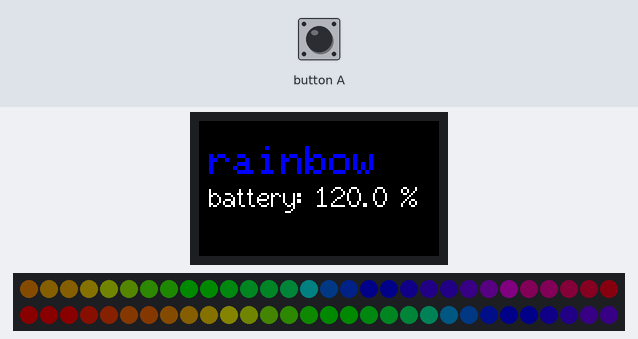
A program run on a simulated ESP32. Parts: 240×135 colour display, 60 RGB LEDs in strip order, left to right, continuing on the next row. The inputs (shaded band) are chosen by the test bench. Dim RGB values are drawn brighter than linear.

Above: at 1.4 s.
1.5 s: button A pressed for 0.15 s
At 2.3 s:
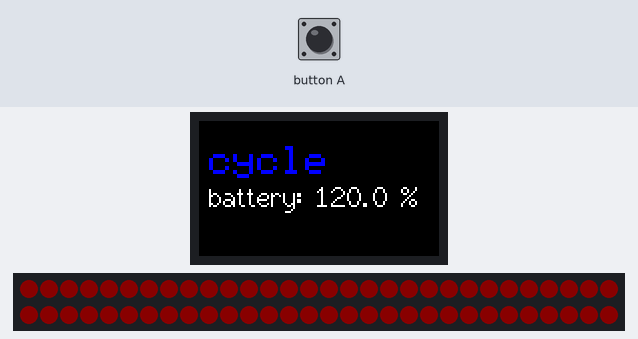
4.6 s: button A pressed for 3.2 s
At 6.1 s:
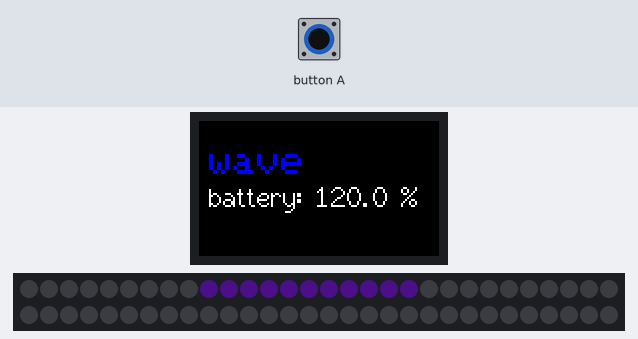
9.3 s: button A pressed for 1 s
At 10.38 s:
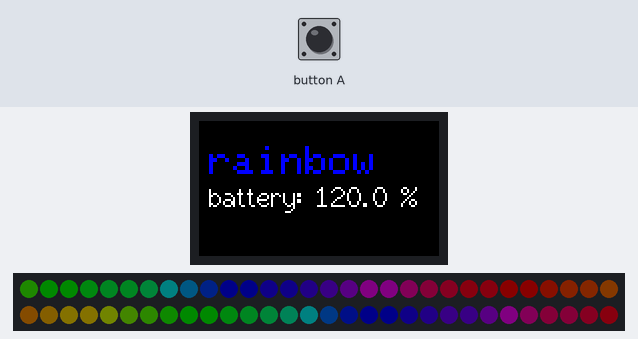
13.3 s: button A pressed for 1 s
At 13.9 s:
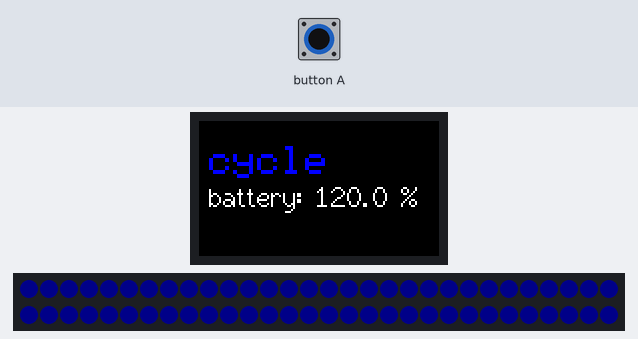
16.2 s: button A pressed for 0.15 s
At 16.9 s:
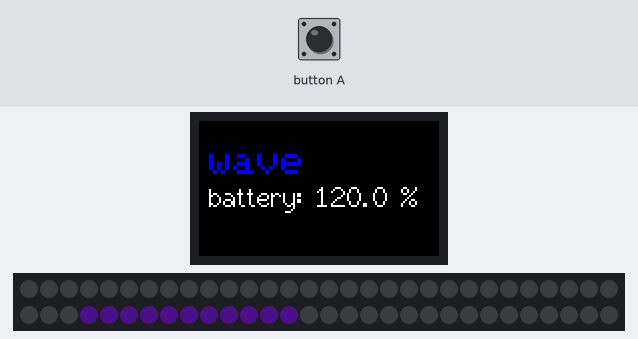
17.8 s: button A pressed for 3.2 s
At 19.67 s:
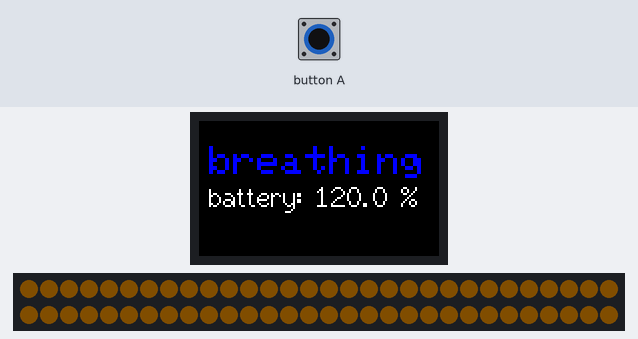

The program:

main.cpp
```cpp
#include <M5StickCPlus.h>
#include "FastLED.h"

#define Neopixel_PIN 32 // This is the pin when you plug in the neopixel strip
#define NUM_LEDS 60     // My strip is 60 LEDs long

// LEDs
CRGB leds[NUM_LEDS];

// TODO: The setup for effects here are super messy.
// Maybe handle the "global" task state differently
// and use structs for each effect? Or classes?
// (this is c++ technically)

// Rainbow effect
uint8_t gHue = 0;

// For cycle
uint8_t selected = 0;
CRGB colors[3] = {CRGB::Red, CRGB::Green, CRGB::Blue};

// For fade
uint8_t fade = 0;
bool going_up = true;

// For wave
uint8_t wave_offset = 0;
uint8_t wave_width = 10;
bool wave_direction = true; // true == up, false == down

// Effects
const char *EFFECT_RAINBOW = "rainbow";
const char *EFFECT_CYCLE = "cycle";
const char *EFFECT_BREATHING = "breathing";
const char *EFFECT_WAVE = "wave";
uint8_t num_effects = 4;

// current effect state
static SemaphoreHandle_t effect_state_mutex;
RTC_DATA_ATTR int effect = 0;

void do_rainbow()
{
  fill_rainbow(leds, NUM_LEDS, gHue, 7); // rainbow effect

  FastLED.show(); // must be executed for neopixel becoming effective
  EVERY_N_MILLISECONDS(20) { gHue++; }
}

void do_cycle()
{
  fill_solid(leds, NUM_LEDS, colors[selected]); // solid color

  FastLED.show(); // must be executed for neopixel becoming effective
  EVERY_N_MILLISECONDS(1000)
  {
    selected = (selected + 1) % 3;
  }
}

void do_breathing(CRGB color)
{
  color.fadeToBlackBy(fade);

  fill_solid(leds, NUM_LEDS, color);

  FastLED.show();

  EVERY_N_MILLISECONDS(10)
  {
    if (going_up)
    {
      fade++;
      if (fade == 240) // Only go up to 140 instead of 155 to prevent black
      {
        going_up = false;
      }
    }
    else
    {
      fade--;
      if (fade == 0)
      {
        going_up = true;
      }
    }
  }
}

void do_wave(CRGB color)
{
  EVERY_N_MILLISECONDS(50)
  {
    // Paint the colors
    for (uint8_t i = 0; i < NUM_LEDS; i++)
    {
      if (i < wave_offset || i > wave_offset + wave_width)
      {
        leds[i] = CRGB::Black;
      }
      else
      {
        leds[i] = color;
      }
    }
    FastLED.show();

    // Check if we bumped into the edge
    if (wave_offset + wave_width >= NUM_LEDS)
    {
      wave_direction = false;
    }
    else if (wave_offset <= 0)
    {
      wave_direction = true;
    }

    // Move the wave
    if (wave_direction)
    {
      wave_offset++;
    }
    else
    {
      wave_offset--;
    }
  }
}

void FastLEDshowTask(void *pvParameters)
{
  for (;;)
  {
    xSemaphoreTake(effect_state_mutex, portMAX_DELAY);
    int effect_to_use = effect;
    xSemaphoreGive(effect_state_mutex);

    switch (effect_to_use)
    {
    case 0:
      do_rainbow();
      break;
    case 1:
      do_cycle();
      break;
    case 2:
      do_breathing(CRGB::Orange);
      break;
    case 3:
      do_wave(CRGB::BlueViolet);
      break;
    }

    delay(1);
  }
}

const char *find_effect_name(int effect_id)
{
  switch (effect_id)
  {
  case 0:
    return EFFECT_RAINBOW;
  case 1:
    return EFFECT_CYCLE;
  case 2:
    return EFFECT_BREATHING;
  case 3:
    return EFFECT_WAVE;
  default:
    return EFFECT_RAINBOW;
  }
}

double getBatteryLevel()
{
  // 4.188V seems to be max?
  uint16_t vbatData = M5.Axp.GetVbatData();
  double vbat = vbatData * 1.1 / 1000;
  return 100.0 * ((vbat - 3.0) / (4.188 - 3.0)); // Other source had 4.07
}

TFT_eSprite *disp_buffer;
char bat_msg_buf[50];
void init_print_bat()
{
  disp_buffer = new TFT_eSprite(&M5.Lcd);
  disp_buffer->setSwapBytes(false);
  disp_buffer->createSprite(240, 50);
  disp_buffer->fillRect(0, 0, 240, 50, BLACK);
}
void print_bat()
{
  float discharged = M5.Axp.GetCoulombData();
  float battery_capacity = 120.0; // 120 mah
  snprintf(bat_msg_buf, sizeof(bat_msg_buf), "battery: %.1f %%", battery_capacity + discharged);

  disp_buffer->setTextSize(2);
  disp_buffer->drawString(bat_msg_buf, 0, 0, 2);
  disp_buffer->pushSprite(10, 60);
}

void print_effect(int effect_id)
{
  M5.Lcd.fillScreen(BLACK);
  print_bat();
  M5.Lcd.setCursor(10, 25);
  M5.Lcd.println(find_effect_name(effect_id));
}

void setup()
{
  M5.begin();
  M5.Axp.EnableCoulombcounter(); // Battery status

  // Setup screen
  M5.Lcd.setRotation(1);
  M5.Lcd.setTextColor(BLUE);
  M5.Lcd.setTextSize(4);
  init_print_bat();
  print_effect(effect); // No lock needed because thread not started.
  FastLED.addLeds<WS2811, Neopixel_PIN, GRB>(leds, NUM_LEDS).setCorrection(TypicalLEDStrip);
  FastLED.setBrightness(10);

  effect_state_mutex = xSemaphoreCreateMutex();
  xTaskCreatePinnedToCore(FastLEDshowTask, "FastLEDshowTask", 2048, NULL, 2, NULL, 1);
}

void loop()
{
  if (digitalRead(M5_BUTTON_HOME) == LOW)
  {
    xSemaphoreTake(effect_state_mutex, portMAX_DELAY);
    effect = effect == (num_effects - 1) ? 0 : effect + 1;
    int effect_id = effect;
    xSemaphoreGive(effect_state_mutex);
    print_effect(effect_id);
    delay(500);
  }
  print_bat();
  delay(50);
}
```

Measured:
- after the input at 1.5 s, the display: changes after 0.14 s (image 1)
- after the input at 4.6 s, the display: first differs from a run without the input after 0.15 s (image 2 shows a later state)
- after the input at 9.3 s, the display: first changes after 0.07 s (image 3 shows a later state)
- after the input at 13.3 s, the display: changes after 0.10 s (image 4)
- after the input at 16.2 s, the display: first changes after 0.11 s (image 5 shows a later state)
- after the input at 17.8 s, the display: first changes after 0.32 s (image 6 shows a later state)
- what the display in image 4 shows lasts 0.6 s, from 13.4 s to 14.0 s
